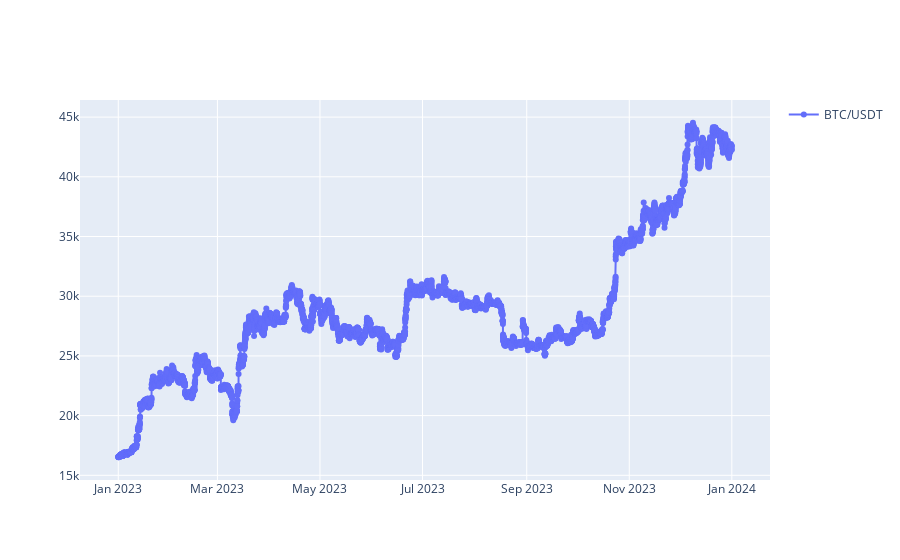

The code cell stored with this chart in its notebook:
### Code cell
plot_prices([symbol[:-5]], freq)

### Figure 1 — Plotly figure (JSON) as saved in the notebook; plotly's stock layout.template omitted (floating-point values rounded to 4 significant figures; data arrays with more than 128 entries replaced by an {"elided": "..."} marker saying what was removed)
{"data": [{"mode": "lines+markers", "name": "BTC/USDT", "type": "scatter", "x": {"elided": "8767 str values"}, "y": {"elided": "8767 float values"}}], "layout": {"showlegend": true}}
